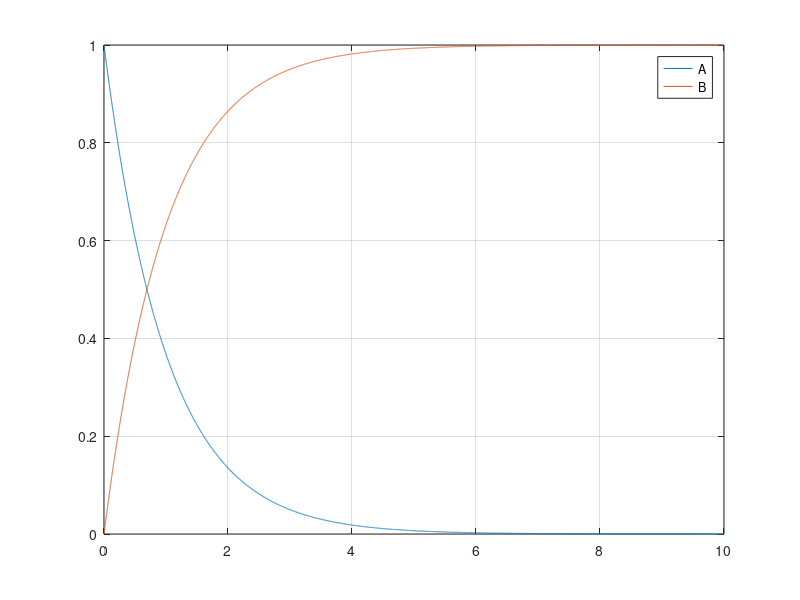

Write MATLAB code to recreate this figure.
%-------------------------------------------------------
%--------------- Radioactive Lifetime ------------------
%--------------- By: Eli Temanson     ------------------
%---------------  A -> B with rate R -------------------
%-------------------------------------------------------

clc; clear all; close all;

%-------------------- Variables ------------------------

R = 1;  %rate ->  dA/dt = -RA or dB/dt = +RA
dt = 0.001;
A(1) = 1;
B(1) = 0;
N = 10000;
t(1) = 0;

%--------------------------------------

for i = 2:N+1
    
    t(i) = t(i-1) + dt;
    A(i) = A(i-1) - A(i-1)*dt*R;
    B(i) = B(i-1) + A(i-1)*dt*R;
    
end

plot(t,A)
hold on 
plot(t,B)
grid on
legend('A','B')

saveas(gcf,'Reaction1')
